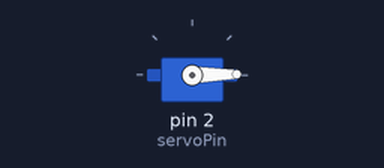
The sketch below on a simulated Arduino Uno, built with avr-gcc and run on an emulated ATmega328P. Parts: servo.

Above: at 0.05 s.
At 2.2 s:
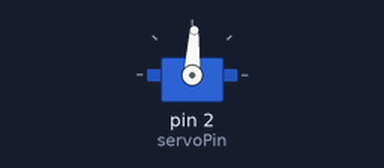
At 4.35 s:
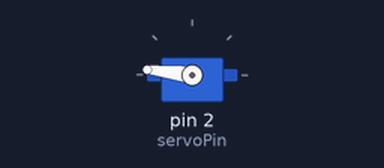
At 8.7 s:
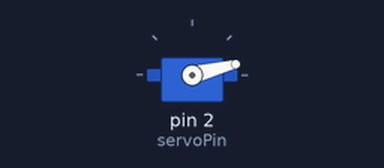
Timing chart, 0 to 11.7 s (numbered marks = the images above):
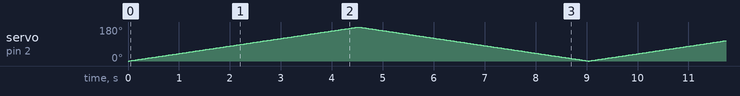

The sketch:

servo180Control.ino
```cpp
/*
 * This program is used to control the tower pro servo motor
 */

#include <Servo.h>  // include the lib functions that control servo operations
int servoPin = 2; // the digital pin that we are accessing on the arduino
Servo servo;  //guessing this is a built in class from the library, and we are able to access the methods
int servoAngle = 0; //servo position in degrees

void setup()
{
  Serial.begin(9600); //sets the data transfer rate between arduino and the computer
  servo.attach(servoPin);
}

void loop()
{
  // control the servo's direction and the position of the motor
 /* servo.write(180);
  delay(500);
  servo.write(180);
  delay(500);
  servo.write(180);
  delay(500);
  servo.write(180);
  delay(500);
  //servo.write(135);
  //delay(1000);
 // servo.write(90);
  //delay(1000);
*/
  // control the servo's speed
  // if you change the delay value (for ex. from 50 to 10), the speed of the servo changes
  for(servoAngle = 0;servoAngle <180; servoAngle++)
    {
        servo.write(servoAngle);  //the write function changes the angle of the arm incrementally
        delay(25); //changing this is what affects the speed
    }

    for(servoAngle = 180;servoAngle > 0; servoAngle--)
    {
        servo.write(servoAngle);
        delay(25);
    }
    // end servo speed control
}
```
